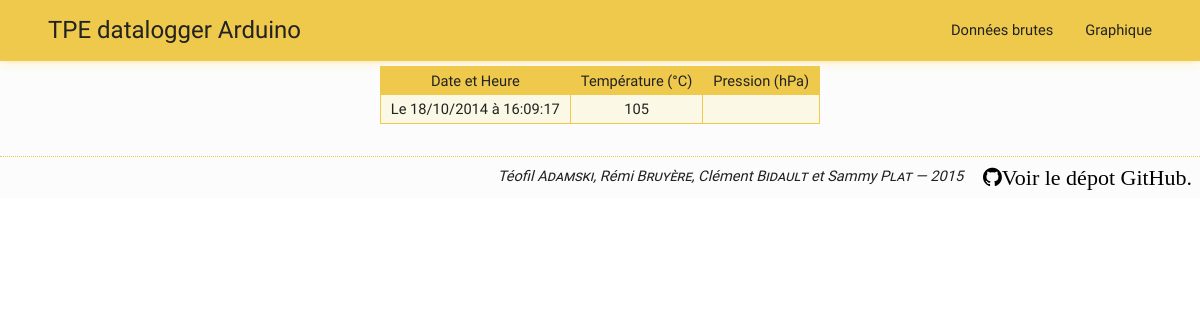
The page /data.php on the database as committed earlier.
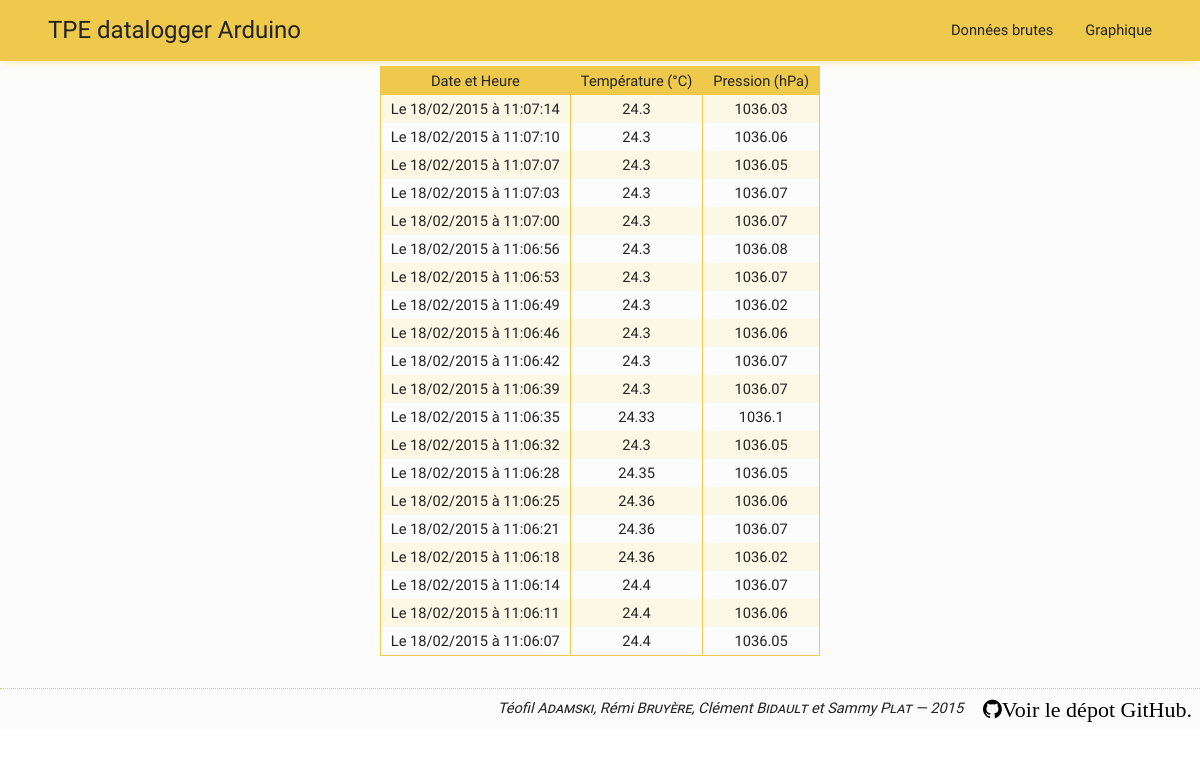
The same page on the database as committed later.
### tables this page shows
CREATE TABLE IF NOT EXISTS `datalog_meteo` (
`id` int(10) unsigned NOT NULL,
  `temps` timestamp NOT NULL DEFAULT CURRENT_TIMESTAMP,
  `temperature` float DEFAULT NULL,
  `pression` float DEFAULT NULL
);

### data.php (called while the page is built)
<?php
include 'sql.php';
include 'head.php';
$limit = (isset($_GET['limit']))? htmlspecialchars($_GET['limit']) : 20;
afficher_tableau($limit);
include 'footer.php';
?>

### sql.php (the view, shortened to what this page needs)
<?php
function afficher_tableau($limit)
{
	$db = $GLOBALS['db'];
	?>
	<table>
		<thead>
			<tr>
				<td>Date et Heure</td>
				<td>Température (&deg;C)</td>
				<td>Pression (hPa)</td>
			</tr>
		</thead>
		<tbody>
	<?php
	$query = $db->query('SELECT temps, temperature, pression FROM `datalog_meteo` ORDER BY id DESC LIMIT '.$limit);
	$meteo = $query->fetchAll (PDO::FETCH_ASSOC);
	foreach($meteo as $data)
	{
	$temps = preg_replace('#(\d{4})-(\d{2})-(\d{2}) (\d{2}:\d{2}:\d{2})#','Le $3/$2/$1 à $4', $data['temps']);
		echo '<tr>';
			echo '<td>'.$temps.'</td>';
			echo '<td>'.$data['temperature'].'</td>';
			echo '<td>'.$data['pression'].'</td>';
		echo '</tr>';
	}
	?>
		</tbody>
	</table>
	<?php
}

### head.php (shortened to what this page needs)
<!DOCTYPE html>
<html>
	<head>
		<link href="statics/styles/main.css" rel="stylesheet" type="text/css">
		<link href="http://maxcdn.bootstrapcdn.com/font-awesome/4.2.0/css/font-awesome.min.css" rel="stylesheet">
	</head>
	<body>
		<div id="page">
			<header id="bandeau">
				<div id="nom-site">
					<a href="/">TPE datalogger Arduino</a>
				</div>
				<nav id="navigation">
					<ul>
						<li><a href="/data.php">Données brutes</a></li>
						<li><a href="/graphique.php">Graphique</a></li>
					</ul>
				</nav>
			</header>
			<section>

### footer.php
		<footer>
			Téofil <span class="nom">Adamski</span>,
			Rémi <span class="nom">Bruyère</span>,
			Clément <span class="nom">Bidault</span>
			et Sammy <span class="nom">Plat</span> &mdash; 2015
			<a href="https://github.com/TPE-Datalogger-Arduino/Site" class="logo-github"><i class="fa fa-github">Voir le dépot GitHub.</i></a>
		</footer>
	</body>
</html>

### statics/styles/main.css (style rules this page uses)
* { margin: 0; padding: 0; border: 0; }
body { font: 11pt "Raleway", sans-serif; color: #222; }
#page { background-color: #fcfcfc; width: 100%; }
#bandeau { position: fixed; left: 0; right: 0; top: 0; padding: 1rem 3rem; background-color: #efc94c; box-shadow: 0px -3px 12px #efc94c; }
#bandeau #nom-site { float: left; width: 35%; font-size: 1.5rem; font-weight: 300; }
#bandeau #navigation { float: right; line-height: 2em; }
#bandeau a { color: inherit; text-decoration: none; }
#bandeau ul { list-style-type: none; }
#bandeau ul li { float: left; padding-left: 2rem; }
section { margin-top: 4.5em; }
footer { padding: .5rem; margin-top: 2rem; border-top: 1px dotted #efc94c; font-style: italic; text-align: right; }
.logo-github { padding-left: 1rem; vertical-align: middle; color: initial; font-size: 1.5em; }
a { color: #334d5c; }
section table { margin: 1rem auto; border-spacing: 0; text-align: center; border-top: 1px solid #efc94c; border-bottom: 1px solid #efc94c; }
section thead { background-color: #efc94c; }
section table td { padding: 5px 10px; }
table td:first-child, table th:first-child { border-left: 1px solid #efc94c; }
table td, table th { border-right: 1px solid #efc94c; }
table tbody tr:nth-child(2n+1) { background-color: rgba(238, 223, 39, .1); }
.nom { font-variant: small-caps; }

Rows that differ between the two databases and show on the page:
no longer on this page (row edited): datalog_meteo: temps "Le 18/10/2014 à 16:09:17", temperature "105"
added datalog_meteo: temps "Le 18/02/2015 à 11:07:14", temperature "24.3", pression "1036.03"
added datalog_meteo: temps "Le 18/02/2015 à 11:07:10", temperature "24.3", pression "1036.06"
added datalog_meteo: temps "Le 18/02/2015 à 11:07:07", temperature "24.3", pression "1036.05"
added datalog_meteo: temps "Le 18/02/2015 à 11:07:03", temperature "24.3", pression "1036.07"
added datalog_meteo: temps "Le 18/02/2015 à 11:07:00", temperature "24.3", pression "1036.07"
added datalog_meteo: temps "Le 18/02/2015 à 11:06:56", temperature "24.3", pression "1036.08"
added datalog_meteo: temps "Le 18/02/2015 à 11:06:53", temperature "24.3", pression "1036.07"
added datalog_meteo: temps "Le 18/02/2015 à 11:06:49", temperature "24.3", pression "1036.02"
added datalog_meteo: temps "Le 18/02/2015 à 11:06:46", temperature "24.3", pression "1036.06"
added datalog_meteo: temps "Le 18/02/2015 à 11:06:42", temperature "24.3", pression "1036.07"
added datalog_meteo: temps "Le 18/02/2015 à 11:06:39", temperature "24.3", pression "1036.07"
added datalog_meteo: temps "Le 18/02/2015 à 11:06:35", temperature "24.33", pression "1036.1"
added datalog_meteo: temps "Le 18/02/2015 à 11:06:32", temperature "24.3", pression "1036.05"
added datalog_meteo: temps "Le 18/02/2015 à 11:06:28", temperature "24.35", pression "1036.05"
added datalog_meteo: temps "Le 18/02/2015 à 11:06:25", temperature "24.36", pression "1036.06"
added datalog_meteo: temps "Le 18/02/2015 à 11:06:21", temperature "24.36", pression "1036.07"
added datalog_meteo: temps "Le 18/02/2015 à 11:06:18", temperature "24.36", pression "1036.02"
added datalog_meteo: temps "Le 18/02/2015 à 11:06:14", temperature "24.4", pression "1036.07"
added datalog_meteo: temps "Le 18/02/2015 à 11:06:11", temperature "24.4", pression "1036.06"
added datalog_meteo: temps "Le 18/02/2015 à 11:06:07", temperature "24.4", pression "1036.05"
